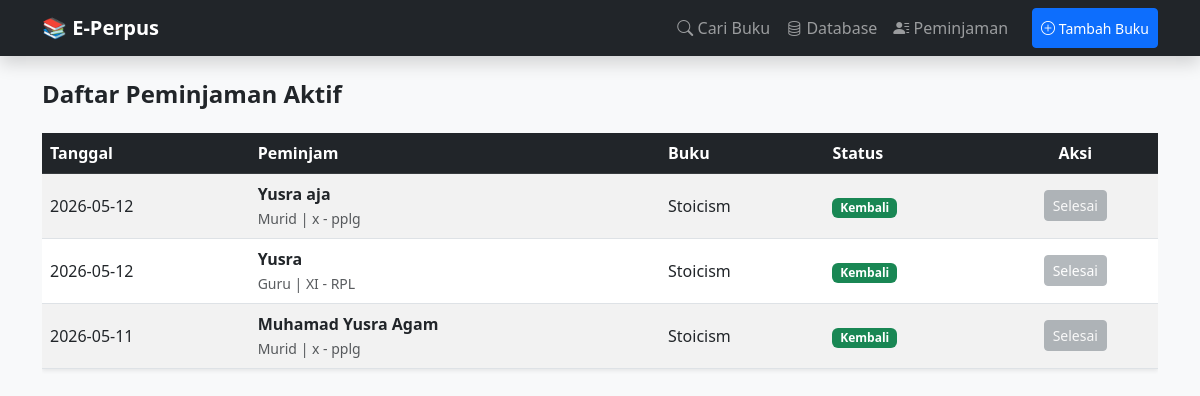
Page /peminjaman on the committed database.
### tables this page shows
CREATE TABLE peminjaman (
            id INTEGER PRIMARY KEY AUTOINCREMENT,
            id_buku INTEGER,
            id_anggota INTEGER,
            tgl_pinjam DATE,
            tgl_kembali DATE,
            status TEXT DEFAULT 'Dipinjam', tipe_user TEXT, kelas TEXT, jurusan TEXT,
            FOREIGN KEY (id_buku) REFERENCES buku (id),
            FOREIGN KEY (id_anggota) REFERENCES anggota (id)
        );

CREATE TABLE buku (
            id INTEGER PRIMARY KEY AUTOINCREMENT,
            judul TEXT NOT NULL,
            penulis TEXT,
            kategori TEXT,
            kode_rak TEXT, -- A (Rak Besar)
            baris_rak INTEGER, -- 1 (Barisan rak dari paling atas)
            stok INTEGER DEFAULT 1
        );

### app.py (the view)
@app.route('/peminjaman')
def daftar_peminjaman():
    conn = get_db_connection()
    peminjaman = conn.execute('''
        SELECT p.id, b.judul, p.id_anggota as nama, p.tipe_user, p.kelas, p.jurusan, p.tgl_pinjam, p.status
        FROM peminjaman p
        JOIN buku b ON p.id_buku = b.id
        ORDER BY p.tgl_pinjam DESC
    ''').fetchall()
    conn.close()
    return render_template('peminjaman.html', peminjaman=peminjaman)

### app.py (called while the page is built)
def get_db_connection():
    conn = sqlite3.connect('perpustakaan.db')
    conn.row_factory = sqlite3.Row
    return conn

### templates/peminjaman.html
{% extends 'layout.html' %}
{% block content %}
<h4 class="fw-bold mb-4">Daftar Peminjaman Aktif</h4>
<div class="table-responsive">
    <table class="table table-striped align-middle bg-white shadow-sm">
        <thead class="table-dark">
            <tr>
                <th>Tanggal</th>
                <th>Peminjam</th>
                <th>Buku</th>
                <th>Status</th>
                <th class="text-center">Aksi</th>
            </tr>
        </thead>
        <tbody>
            {% for p in peminjaman %}
            <tr>
                <td>{{ p.tgl_pinjam }}</td>
                <td>
                    <strong>{{ p.nama }}</strong><br>
                    <small class="text-muted">{{ p.tipe_user }} | {{ p.kelas }} - {{ p.jurusan }}</small>
                </td>
                <td>{{ p.judul }}</td>
                <td>
                    <span class="badge {{ 'bg-warning text-dark' if p.status == 'Dipinjam' else 'bg-success' }}">
                        {{ p.status }}
                    </span>
                </td>
                <td class="text-center">
                    {% if p.status == 'Dipinjam' %}
                    <a href="/return/{{ p.id }}" class="btn btn-sm btn-outline-success">Kembalikan</a>
                    {% else %}
                    <button class="btn btn-sm btn-secondary disabled opacity-50">Selesai</button>
                    {% endif %}
                </td>
            </tr>
            {% endfor %}
        </tbody>
    </table>
</div>
{% endblock %}

### rows in the picture
peminjaman: tgl_pinjam "2026-05-12", nama "Yusra aja", tipe_user "Murid", kelas "x", jurusan "pplg", judul "Stoicism", status "Kembali", shows "Selesai"
peminjaman: tgl_pinjam "2026-05-12", nama "Yusra", tipe_user "Guru", kelas "XI", jurusan "RPL", judul "Stoicism", status "Kembali", shows "Selesai"
peminjaman: tgl_pinjam "2026-05-11", nama "Muhamad Yusra Agam", tipe_user "Murid", kelas "x", jurusan "pplg", judul "Stoicism", status "Kembali", shows "Selesai"
